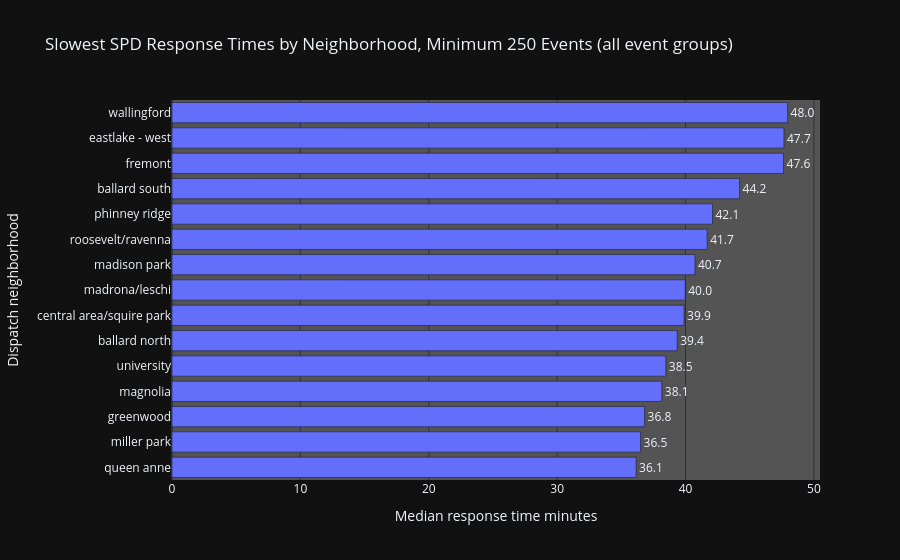

Notebook cell for this chart:
### Markdown cell above
Below we see the median repsonse time for calls of any group for each of the 15 slowest neighborhoods by response time. None of these neighborhoods seem to have a particularly bad reputation crime-wise, so it is interesting that the typical call response among all groups for these neighborhoods is low.

### Code cell
neighborhood_response_summary = summarize_response_time(
    response_analysis,
    "dispatch_neighborhood"
)

neighborhood_response_summary = neighborhood_response_summary[
    ~neighborhood_response_summary["dispatch_neighborhood"].isin(["unknown", "-", "", "nan"])
].copy()

neighborhood_response_summary = (
    neighborhood_response_summary
    .sort_values("median_response_minutes", ascending=False)
    .reset_index(drop=True)
)

neighborhood_response_summary.head(20)
MIN_NEIGHBORHOOD_EVENTS = 250

neighborhood_response_reliable = neighborhood_response_summary[
    neighborhood_response_summary["unique_call_events"] >= MIN_NEIGHBORHOOD_EVENTS
].copy()

print(f"Neighborhoods with at least {MIN_NEIGHBORHOOD_EVENTS:,} events: {len(neighborhood_response_reliable)}")
slowest_neighborhoods = (
    neighborhood_response_reliable
    .sort_values("median_response_minutes", ascending=False)
    .head(15)
    .sort_values("median_response_minutes")
)

fig = px.bar(
    slowest_neighborhoods,
    x="median_response_minutes",
    y="dispatch_neighborhood",
    orientation="h",
    title=f"Slowest SPD Response Times by Neighborhood, Minimum {MIN_NEIGHBORHOOD_EVENTS:,} Events (all event groups)",
    labels={
        "median_response_minutes": "Median response time minutes",
        "dispatch_neighborhood": "Dispatch neighborhood",
    },
    text="median_response_minutes",
)

fig.update_traces(
    texttemplate="%{text:.1f}",
    textposition="outside",
    cliponaxis=False,
)

fig.update_layout(
    template=PLOTLY_TEMPLATE,
    plot_bgcolor=PLOT_BG,
    paper_bgcolor=PAPER_BG,
)

fig.show()

### Figure 1 — Plotly figure (JSON) as saved in the notebook; plotly's stock layout.template omitted (floating-point values rounded to 4 significant figures)
{"data": [{"cliponaxis": false, "hovertemplate": "Median response time minutes=%{text}<br>Dispatch neighborhood=%{y}<extra></extra>", "legendgroup": "", "marker": {"color": "#636efa", "pattern": {"shape": ""}}, "name": "", "orientation": "h", "showlegend": false, "text": [36.15, 36.5, 36.81, 38.15, 38.47, 39.35, 39.88, 39.98, 40.73, 41.68, 42.1, 44.21, 47.63, 47.67, 47.95], "textposition": "outside", "texttemplate": "%{text:.1f}", "type": "bar", "x": [36.15, 36.5, 36.81, 38.15, 38.47, 39.35, 39.88, 39.98, 40.73, 41.68, 42.1, 44.21, 47.63, 47.67, 47.95], "xaxis": "x", "y": ["queen anne", "miller park", "greenwood", "magnolia", "university", "ballard north", "central area/squire park", "madrona/leschi", "madison park", "roosevelt/ravenna", "phinney ridge", "ballard south", "fremont", "eastlake - west", "wallingford"], "yaxis": "y"}], "layout": {"barmode": "relative", "legend": {"tracegroupgap": 0}, "paper_bgcolor": "#111111", "plot_bgcolor": "#545455", "title": {"text": "Slowest SPD Response Times by Neighborhood, Minimum 250 Events (all event groups)"}, "xaxis": {"anchor": "y", "domain": [0, 1], "title": {"text": "Median response time minutes"}}, "yaxis": {"anchor": "x", "domain": [0, 1], "title": {"text": "Dispatch neighborhood"}}}}
